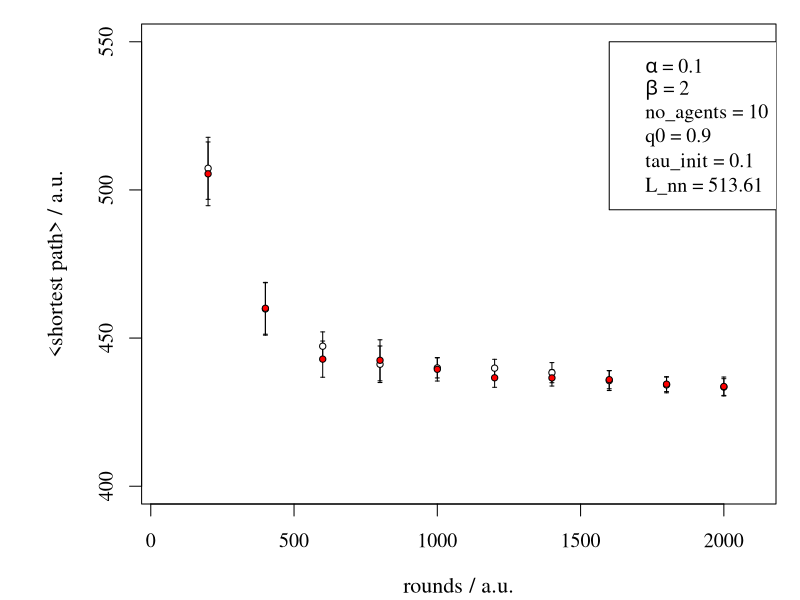

Here is the R script that generated this plot:
#Plot rounds vs. global_shortest_path_average

# alpha = 0.1;
# beta_0 = 2;
# no_agents = 10;   								
# rounds = 200:2000										
# start_city = 1;											
# q0 = 0.9;
# tau_init = 0.1;                                        
rm(list = ls())

#Daten einlesen
rounds = c(200,400,600,800,1000,1200,1400,1600,1800,2000)
shortest_path_average = c(614.2477,501.2961,491.6939, 465.4633,0,0,0,0,0,0)
global_shortest_path_average.V1 = c(507.3012,459.8245,447.2501,441.1628,439.9362,439.8524,438.3222, 435.6396,434.1927, 433.4670)
global_shortest_path_average.V2 = c(505.4319,460.0544,442.8916,442.4961,439.4602,436.5999,436.5504,435.9685, 434.4450,433.6548)
errors.V1 = c(10.4641,8.8395,4.8312,6.1660,3.3879,2.9796,3.3960,3.3416,2.6631,2.8202)                        #Standardabweichung
errors.V2 = c(10.7538,8.7496,6.1061,6.9268,3.9622,3.2160,2.7375,3.0823, 2.5062,3.1934)

#Grafik
par(family="serif",oma=c(0,1,0,0),mgp=c(2.9,1,0),mar=c(4,4.9,1,1),cex.lab=1.1,cex=1.2)
plot(rounds,global_shortest_path_average.V1,type="n",
     xlim=c(50,2100),
     ylim=c(400,550),
     xlab=expression(paste("rounds"," / ", a.u.)),
     ylab=expression(paste("<shortest path>"," / ", a.u.)),
   
)
y.errorbars.V1 <- function(rounds,global_shortest_path_average.V1,errors.V1,ebl=0.02){arrows(rounds,global_shortest_path_average.V1-errors.V1,rounds,global_shortest_path_average.V1+errors.V1,code=3,angle=90,length=ebl)}
y.errorbars.V1(rounds,global_shortest_path_average.V1,errors.V1)

y.errorbars.V2 <- function(rounds,global_shortest_path_average.V2,errors.V2,ebl=0.02){arrows(rounds,global_shortest_path_average.V2-errors.V2,rounds,global_shortest_path_average.V2+errors.V2,code=3,angle=90,length=ebl)}
y.errorbars.V2(rounds,global_shortest_path_average.V2,errors.V2)
points(rounds,global_shortest_path_average.V1,cex=0.7,pc=21,bg="white")
points(rounds,global_shortest_path_average.V2,cex=0.7,pc=21,bg="red")

legend(1600,550,c(expression(paste(alpha," = ",0.1)),expression(paste(beta," = ",2)),expression(paste(no_agents," = ",10)),expression(paste(q0," = ",0.9)),expression(paste(tau_init," = ",0.1)),expression(paste(L_nn," = ",513.61))))


#dev.copy2pdf(file="rounds_vs_shortestpath.pdf",height=7,width=12)